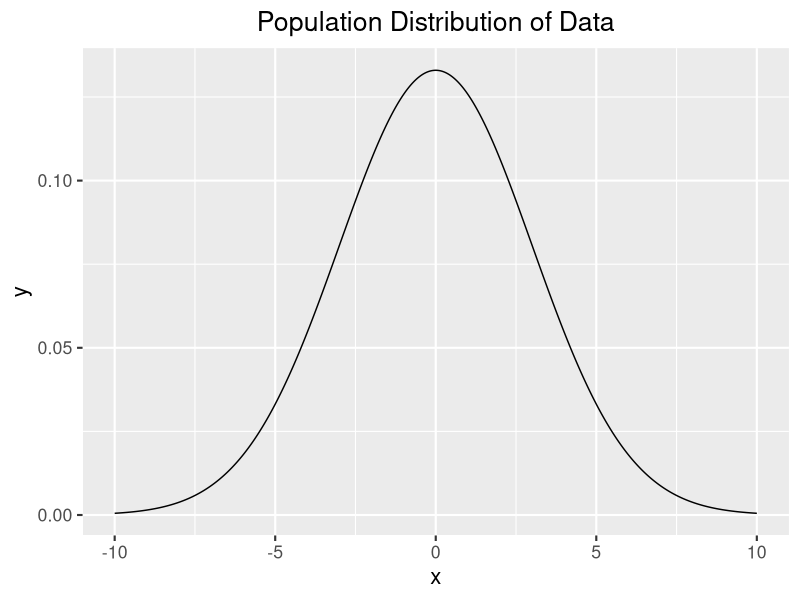
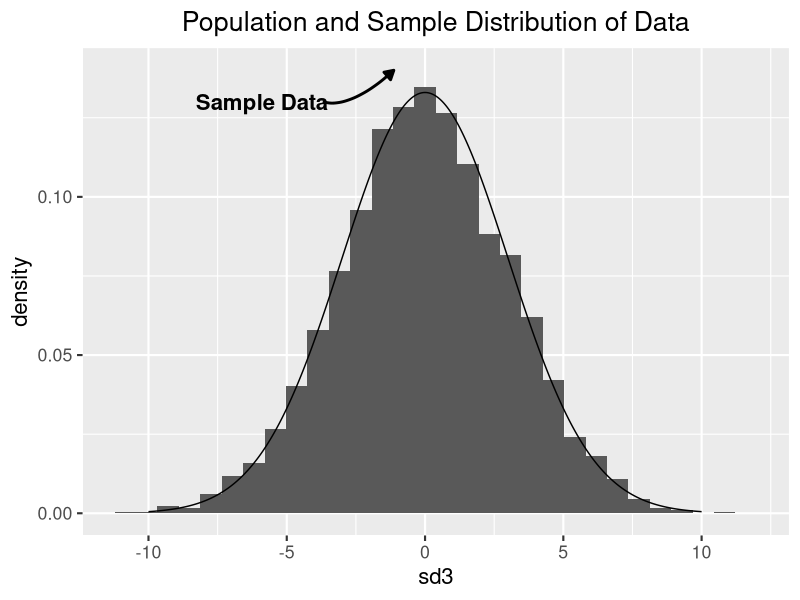
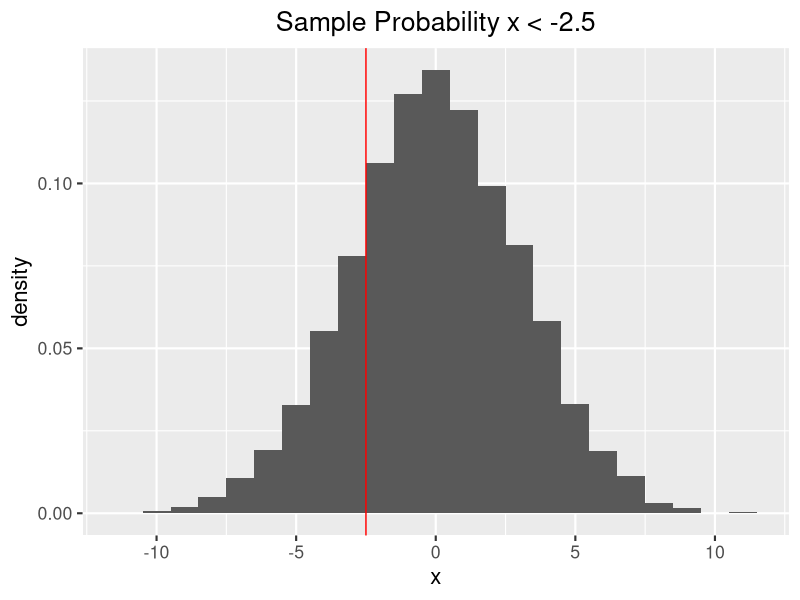
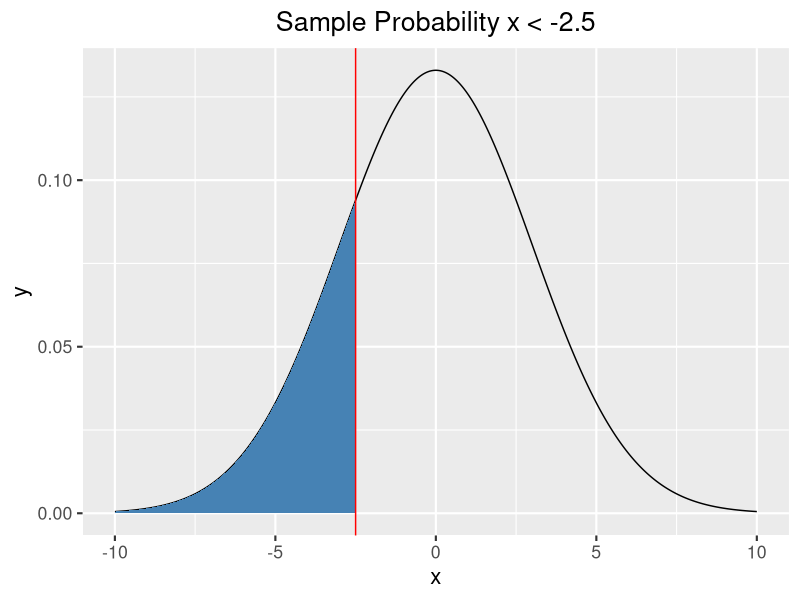
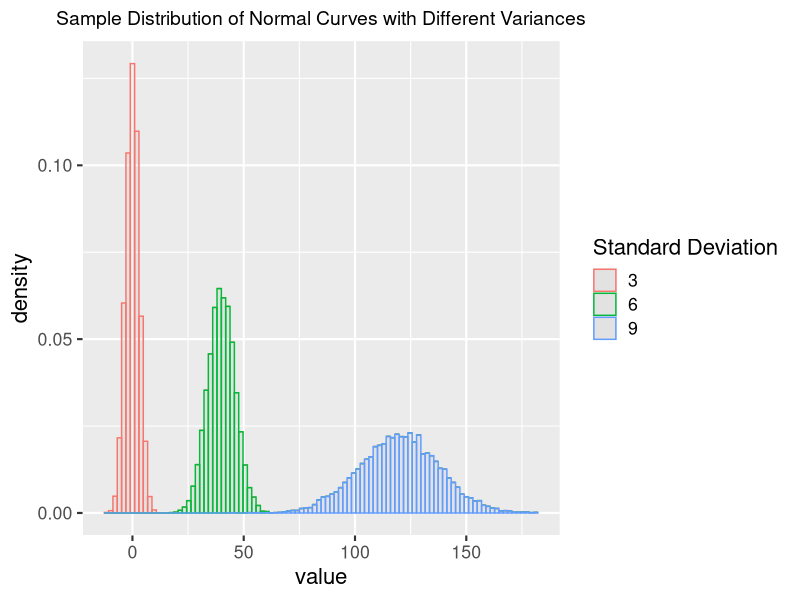
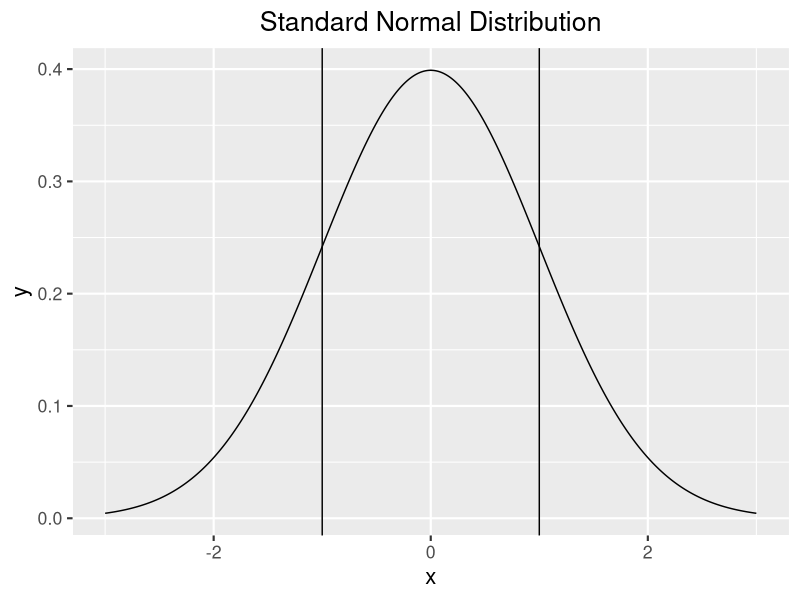
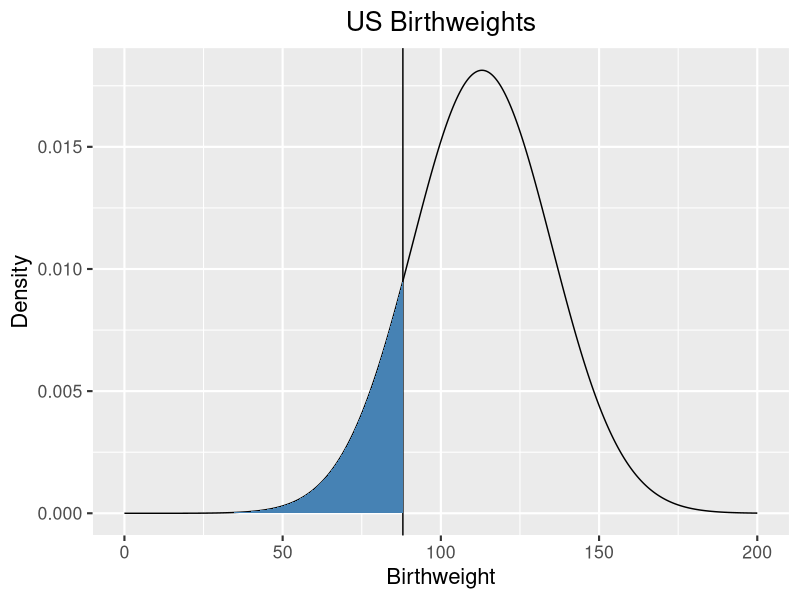
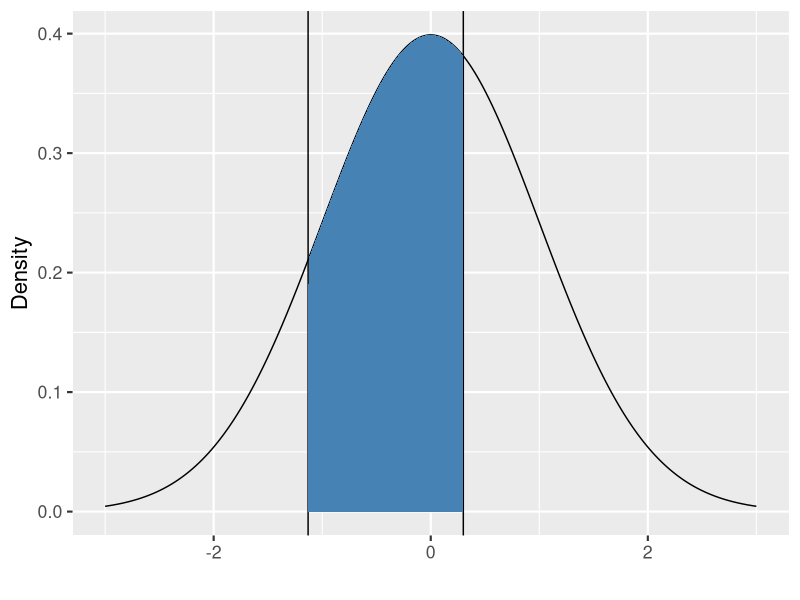

Reproduce these figures in R, in order.
setwd("~/Desktop/3818/Lecture Slides/graphics")

library(tidyverse)
library(kableExtra)
library(patchwork)


## Normal Distribution ---------------------------------------------------------

set.seed(1)
n_samp <- 10000

df <- tibble(
	x= seq(-10, 10, length=1000), 
	y=  dnorm(x, mean=0, sd=3),
	count= y * n_samp
)

(density <- ggplot() +
		geom_line(data= df, aes(x= x, y= y)) +
		theme_gray(base_size= 16) +
		theme(
			plot.title = element_text(hjust = 0.5)
		) +
		labs(title= "Population Distribution of Data", x= "x"))

ggsave("../Chapter 3/normdistn.png", density, dpi= 300, width= 2400/300, height= 1600/300)

sample_df <- tibble(sd3= rnorm(n_samp, 0, 3), sd6= rnorm(n_samp, 0, 6), sd9= rnorm(n_samp, 0, 9))

(sample_density <- ggplot(data= sample_df, aes(x= sd3)) +
		geom_histogram(aes(y= ..density..)) +
		geom_line(data= df, aes(x= x, y= y)) +
		theme_gray(base_size= 16) +
		theme(
			plot.title = element_text(hjust = 0.5)
		) +
		labs(title= "Population and Sample Distribution of Data") +
		geom_curve(
			data = data.frame(x = -3.7, y = 0.13, xend = -1.13, yend = 0.14),
			aes(x = x, y = y, xend = xend, yend = yend),
			inherit.aes= FALSE, size = 1L, angle = 49L, curvature = 0.315, 
			arrow = arrow(30L, unit(0.1, "inches"), "last", "closed")
		) + 
		geom_text(
			data = data.frame(x = -5.9, y = 0.13, label = "Sample Data"), 
			aes(x = x, y = y, label = label), 
			size = 5.6, fontface = 2, alpha = 1, inherit.aes = FALSE)) 

ggsave("../Chapter 3/normdistnsamplehist.png", sample_density, dpi= 300, width= 2400/300, height= 1600/300)


## Sample Probability Under Histogram ------------------------------------------


(sample_prob <- ggplot(data= sample_df, aes(x= sd3)) +
 	geom_histogram(aes(y= ..density..), binwidth= 1) +
	geom_vline(aes(xintercept= -2.5), color= "red") +
 	theme_gray(base_size= 16) +
 	theme(
 		plot.title = element_text(hjust = 0.5)
 	) +
 	labs(title= "Sample Probability x < -2.5", x= "x"))

ggsave("../Chapter 3/samp_prob.png", sample_prob, dpi= 300, width= 2400/300, height= 1600/300)

(pop_prob <- ggplot() + 
		geom_line(data= df, aes(x= x, y= y)) +
		geom_area(data= df %>% filter(x < -2.5), aes(x = x, y = y), fill = "steelblue") +
		geom_vline(aes(xintercept= -2.5), color= "red") +
		theme_gray(base_size= 16) +
		theme(
			plot.title = element_text(hjust = 0.5)
		) +
		labs(title= "Sample Probability x < -2.5", x= "x"))

ggsave("../Chapter 3/pop_prob.png", pop_prob, dpi= 300, width= 2400/300, height= 1600/300)

## Changes in Variance ---------------------------------------------------------

sample_df <- tibble(sd3= rnorm(n_samp, 0, 3), sd6= rnorm(n_samp, 40, 6), sd9= rnorm(n_samp, 120, 18))

(sample_vars <- sample_df %>% 
 	pivot_longer(everything(), names_prefix= "sd") %>%
 	arrange(name) %>%
 	ggplot(data= ., aes(x= value)) +
		geom_histogram(aes(y= ..density.., color= name), fill= "gray", alpha= 0.2, bins= 100) +
		theme_gray(base_size= 16) +
		theme(
			plot.title = element_text(hjust = 0.5, size= 14)
		) +
		labs(
			title= "Sample Distribution of Normal Curves with Different Variances",
			color= "Standard Deviation"
		))

ggsave("../Chapter 2/normdist_multiplevars.png", sample_vars, dpi= 300, width= 2400/300, height= 1600/300)


## Standard Normal -------------------------------------------------------------


sn_df <- tibble(
	x= seq(-3, 3, length=1000), 
	y=  dnorm(x, mean=0, sd=1)
)

(std_norm <- ggplot() +
	geom_line(data= sn_df, aes(x= x, y= y)) +
	geom_vline(xintercept = c(-1, 1)) +
	xlim(-3,3) + 
	theme_gray(base_size= 16) +
	theme(
		plot.title = element_text(hjust = 0.5)
	) +
	labs(title= "Standard Normal Distribution"))


ggsave("../Chapter 3/stdnormal.png", std_norm, dpi= 300, width= 2400/300, height= 1600/300)



bw_df <- tibble(
	x= seq(0, 200, length=1000), 
	y=  dnorm(x, mean= 113, sd= 22)
)

(norm_prob <- ggplot() +
	geom_line(data= bw_df, aes(x= x, y= y)) +
	geom_vline(xintercept = 88) +
	geom_area(data= bw_df %>% filter(x < 88), aes(x = x, y = y), fill = "steelblue") +
	theme_gray(base_size= 16) +
	theme(
		plot.title = element_text(hjust = 0.5)
	) +
	labs(title= "US Birthweights", x="Birthweight", y="Density"))

ggsave("../Chapter 3/normal_prob.png", norm_prob, dpi= 300, width= 2400/300, height= 1600/300)


## Between Z-Scores ------------------------------------------------------------

(prob_between <- ggplot() +
 	geom_line(data= sn_df, aes(x= x, y= y)) +
 	geom_vline(xintercept = c(-1.13, 0.3)) +
 	geom_area(data= sn_df %>% filter(-1.13 <= x & x <= 0.3), aes(x = x, y = y), fill = "steelblue") +
 	xlim(-3,3) + 
 	theme_gray(base_size= 16) +
 	theme(
 		plot.title = element_text(hjust = 0.5)
 	) +
 	labs(y= "Density", x= ""))


ggsave("../Chapter 3/areabetweenstdnorm.png", prob_between, dpi= 300, width= 2400/300, height= 1600/300)
